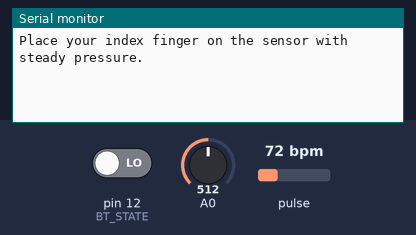
Recording of a sketch running on a simulated Arduino Uno, built with avr-gcc and run on an emulated ATmega328P. On the bench: the last lines printed to the serial monitor. Inputs (shaded band) come from the test bench; at power-on: pin 12 (BT_STATE) LOW, pulse 72 bpm, A0 = 512.

Above: at 1.2 s.
1.3 s: pin 12 (BT_STATE) driven HIGH
At 2.8 s:
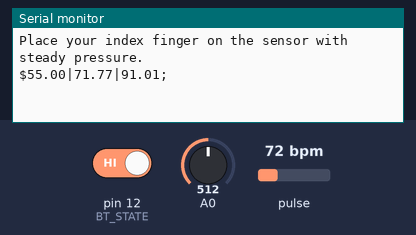
4.5 s: pulse set to 42 bpm
At 5.8 s:
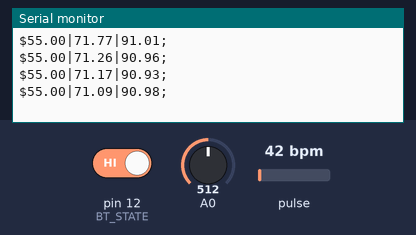
6.0 s: A0 set to 716
At 6.7 s:
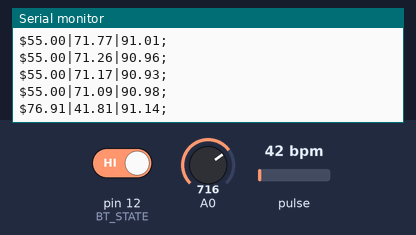
7.5 s: pulse set to 70 bpm
At 8.4 s:
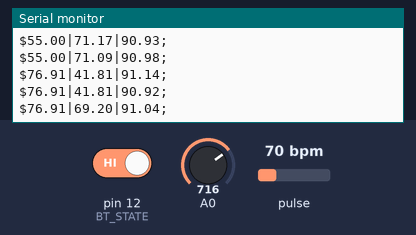
9.0 s: A0 set to 900
At 9.8 s:
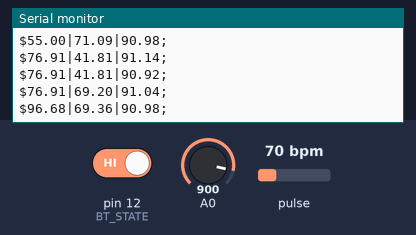
Timing chart, 0 to 11.5 s (numbered marks = the images above; inputs shaded):
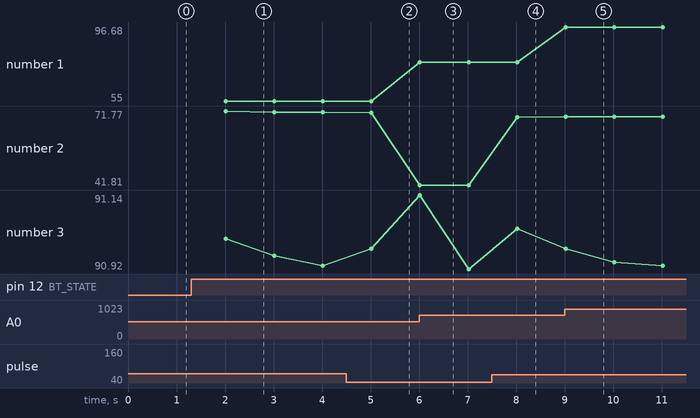

The sketch:

Practica1Sketch.ino
```cpp
#include <SoftwareSerial.h>
#include <Wire.h>
#include "MAX30105.h"
#include "heartRate.h"

// $Begin: De ejemplo MAX301002
#define BT_RX 10
#define BT_TX 11
#define BT_STATE 12

MAX30105 particleSensor;
const byte RATE_SIZE = 4; //Increase this for more averaging. 4 is good.
byte rates[RATE_SIZE]; //Array of heart rates
byte rateSpot = 0;
long lastBeat = 0; //Time at which the last beat occurred
float beatsPerMinute;
int beatAvg;
// #End

SoftwareSerial BT1(BT_RX, BT_TX);

u32 lastTime;
// muestra que vamos a enviar al celular eventualmente
// muestra[0] = temperatura
// muestra[1] = ritmo cardiaco
// muestra[2] = oxigeno
float muestra[3];

void setup()
{
	lastTime = millis();

    pinMode(BT_STATE, INPUT);

    // Para el sensor de temperatura (LM45DZ) tome referencia analoga de 0 a 1.1V
    // Arduino uno:
	analogReference(INTERNAL);      // Arduino uno
	//analogReference(INTERNAL1V1); // Arduino mega

    Serial.begin(9600);
    BT1.begin(38400);

	// Initialize sensor
	if (!particleSensor.begin(Wire, I2C_SPEED_FAST))
	{
		Serial.println("MAX30105 was not found. Please check wiring/power. ");
		// @TODO que no se muera todo cuando no encuentra el MAX30105
		pinMode(LED_BUILTIN, OUTPUT);
		while (1)
		{
			// El parpadeo del builtin led indica que hay que reiniciar el arduino
			// porque no logro comunicarse con el MAX30105
			digitalWrite(LED_BUILTIN, HIGH);
			delay(200);
			digitalWrite(LED_BUILTIN, LOW);
			delay(200);
		};
	}
	Serial.println("Place your index finger on the sensor with steady pressure.");

	particleSensor.setup(); //Configure sensor with default settings
	particleSensor.setPulseAmplitudeRed(0x0A);
	particleSensor.setPulseAmplitudeGreen(0);
}


void loop()
{

	// milis for now, explore using micros or something else even
	long currTime = millis();
	u32 deltaTime = currTime - lastTime;

	if(deltaTime >= 1000){
		lastTime = currTime;
		sendToBluetooth();
	}

	// @quick TODO: better name
	correrCodigoMax301002();
}

void sendToBluetooth()
{
	// Nos indica si el modulo esta conectado a otro dispositivo bluetooth
	bool isConnected = digitalRead(BT_STATE);

	if(isConnected){

		{//getTemperatura
			float tempC = analogRead(A0);
			tempC = (1.1 * tempC * 100.0)/1024.0;
			muestra[0] = tempC;
		}

		//@debug:
		Serial.print('$');
		Serial.print(muestra[0]);
		Serial.print('|');
		Serial.print(muestra[1]);
		Serial.print('|');
		Serial.print(muestra[2]);
		Serial.print(';');
		Serial.println();

		// Enviamos los 3 floats atravez del modulo bluetooth
		BT1.print('$');
		BT1.print(muestra[0]);
		BT1.print('|');
		BT1.print(muestra[1]);
		BT1.print('|');
		BT1.print(muestra[2]);
		BT1.print(';');

		// [!!!] SI AGREGAMOS CUALQUIER OTRA COSA A NUESTRO 'PAQUETE' TENEMOS QUE
		// CAMBIARLO DEL LADO DE ANDROID TAMBIEN!
	}
}

// @TODO: averigurar que putas esta pasando aqui realmente y si irValue
// es esto el oxigeno realmente.
void correrCodigoMax301002()
{
	long irValue = particleSensor.getIR();

	if (checkForBeat(irValue) == true)
	{
		//We sensed a beat!
		long delta = millis() - lastBeat;
		lastBeat = millis();

		beatsPerMinute = 60 / (delta / 1000.0);

		if (beatsPerMinute < 255 && beatsPerMinute > 20)
		{
			rates[rateSpot++] = (byte)beatsPerMinute;
			rateSpot %= RATE_SIZE;

			//Take average of readings
			beatAvg = 0;
			for (byte x = 0 ; x < RATE_SIZE ; x++)
				beatAvg += rates[x];
			beatAvg /= RATE_SIZE;
		}
	}

	//@debug
	// Serial.print(", BPM=");
	// Serial.print(beatsPerMinute);
	// Serial.print("IR=");
	// Serial.print(irValue);
	// Serial.print(", Avg BPM=");
	// Serial.print(beatAvg);
	// Serial.println();

	// [!]: enviamos 0 en ritmo cardiaco y 0 en oxigeno si dectamos que no
	//      tiene puesto el dedo que, segun el ejemplo de MAX301002 es cuando
	//      ir tiene un nivel de 50000
	if(irValue < 50000){
    	muestra[1] = 0;
    	muestra[2] = 0;
	}
	else{
    	muestra[1] = beatsPerMinute;
      // Chapuz para que retorne valores de oxigenacion mas razonables. No esta basado en
      // ninguna formula ni nada, suponemos que la relacion entre lo que retorna el sensor
      // y la oxigenacion en la sangre es lineal
    	muestra[2] = ((float)irValue) / 1100;
	}
}
```

Measured:
- after the input at 1.3 s, the serial monitor: prints a new line after 0.71 s (image 1)
- after the input at 4.5 s, the serial monitor: prints a new line after 0.52 s (image 2)
- after the input at 6.0 s, the serial monitor: prints a new line at once (image 3)
- after the input at 7.5 s, the serial monitor: prints a new line after 0.52 s (image 4)
- after the input at 9.0 s, the serial monitor: prints a new line at once (image 5)
- plotted number 1: 55 → 76.91 after the input at 6.0 s, 76.91 → 96.68 after the input at 9.0 s
- plotted number 2: 41.81 → 69.2 after the input at 7.5 s
- plotted number 3: 90.93 → 90.98 after the input at 4.5 s, 90.92 → 91.04 after the input at 7.5 s
